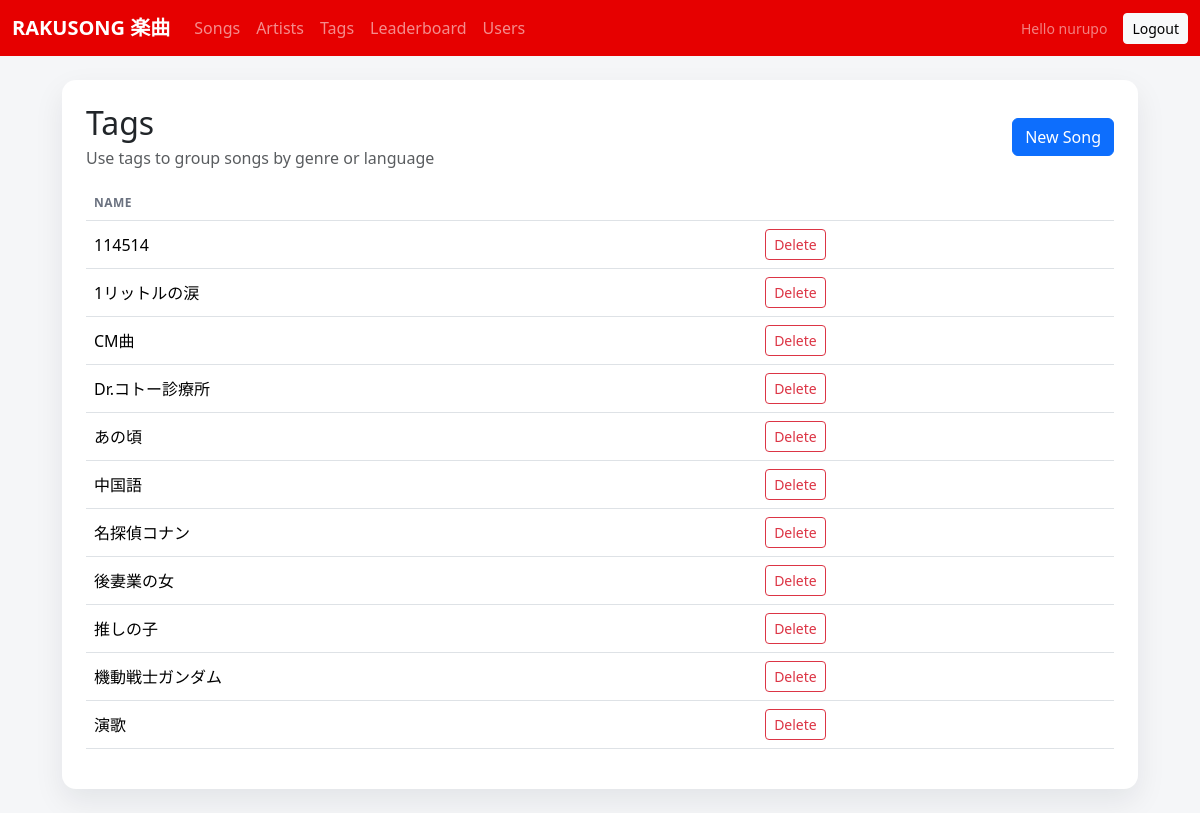
Page /ui/tags/ (signed in) on the committed database.
### songs/models.py (models this page shows, shortened)
class Tag(models.Model):
    name = models.CharField(max_length=64, unique=True)

### songs/views_ui.py (the view)
@login_required
def tag_list(request):
    tags = Tag.objects.order_by('name')
    return render(request, 'songs/tag_list.html', {'tags': tags})

### templates/songs/tag_list.html (shortened to what this page needs)
{% extends "base.html" %}
{% block content %}
  <div class="card p-4">
    <div class="d-flex flex-wrap gap-3 justify-content-between align-items-center mb-3">
      <div>
        <h2 class="mb-1">Tags</h2>
        <div class="text-muted">Use tags to group songs by genre or language</div>
      </div>
      <a class="btn btn-primary" href="{% url 'ui_tag_create' %}">New Song</a>
    </div>
    <div class="table-responsive">
      <table class="table align-middle">
      <thead>
        <tr>
          <th>Name</th>
          <th></th>
        </tr>
      </thead>
      <tbody>
        {% for tag in tags %}
          <tr>
            <td>{{ tag.name }}</td>
            <td>
              <a class="btn btn-sm btn-outline-danger" href="{% url 'ui_tag_delete' tag.pk %}">Delete</a>
            </td>
          </tr>
        {% empty %}
          <tr>
            <td colspan="2" class="text-muted">No tags yet.</td>
          </tr>
        {% endfor %}
      </tbody>
      </table>
    </div>
  </div>
{% endblock %}

### templates/base.html (shortened to what this page needs)
<!DOCTYPE html>
<html lang="en">
  <head>
    <link
      href="https://cdnjs.cloudflare.com/ajax/libs/bootstrap/5.3.8/css/bootstrap.min.css"
      rel="stylesheet"
    />
  </head>
  <body>
    <nav class="navbar navbar-expand-lg navbar-dark" style="background: #e60000;">
      <div class="container-fluid">
        <a class="navbar-brand fw-semibold" href="{% url 'ui_song_list' %}">RAKUSONG 楽曲</a>
        <div class="collapse navbar-collapse" id="mainNav">
          <ul class="navbar-nav me-auto mb-2 mb-lg-0">
            <li class="nav-item"><a class="nav-link" href="{% url 'ui_song_list' %}">Songs</a></li>
            <li class="nav-item"><a class="nav-link" href="{% url 'ui_artist_list' %}">Artists</a></li>
            <li class="nav-item"><a class="nav-link" href="{% url 'ui_tag_list' %}">Tags</a></li>
            <li class="nav-item"><a class="nav-link" href="{% url 'ui_leaderboard' %}">Leaderboard</a></li>
            <li class="nav-item"><a class="nav-link" href="{% url 'ui_user_list' %}">Users</a></li>
          </ul>
          {% if request.user.is_authenticated %}
            <div class="d-flex align-items-center gap-3">
              <span class="text-white-50 small">Hello {{ request.user.username }}</span>
              <a class="btn btn-light btn-sm" href="{% url 'ui_logout' %}">Logout</a>
            </div>
          {% endif %}
        </div>
      </div>
    </nav>
    <main class="container page-shell py-4">
      {% block content %}{% endblock %}
    </main>
  </body>
</html>

### templates/base.html (style rules this page uses)
:root { color-scheme: light; --bs-primary: #e60000; --bs-primary-rgb: 230, 0, 0; --bs-link-color: #e60000; --bs-link-hover-color: #b30000; }
body { margin: 0; font-family: "Segoe UI", "Helvetica Neue", Arial, sans-serif; background: #f5f6f8; color: #1b1f24; }
.page-shell { max-width: 1100px; }
.card { border-radius: 14px; box-shadow: 0 12px 30px rgba(17, 24, 39, 0.08); border: none; }
.table thead th { color: #6b7280; font-weight: 600; text-transform: uppercase; letter-spacing: 0.04em; font-size: 12px; }

### rows in the picture
Tag: name "114514"
Tag: name "1リットルの涙"
Tag: name "CM曲"
Tag: name "Dr.コトー診療所"
Tag: name "あの頃"
Tag: name "中国語"
Tag: name "名探偵コナン"
Tag: name "後妻業の女"
Tag: name "推しの子"
Tag: name "機動戦士ガンダム"
Tag: name "演歌"

### other values in the picture
{{ request.user.username }} "nurupo"
